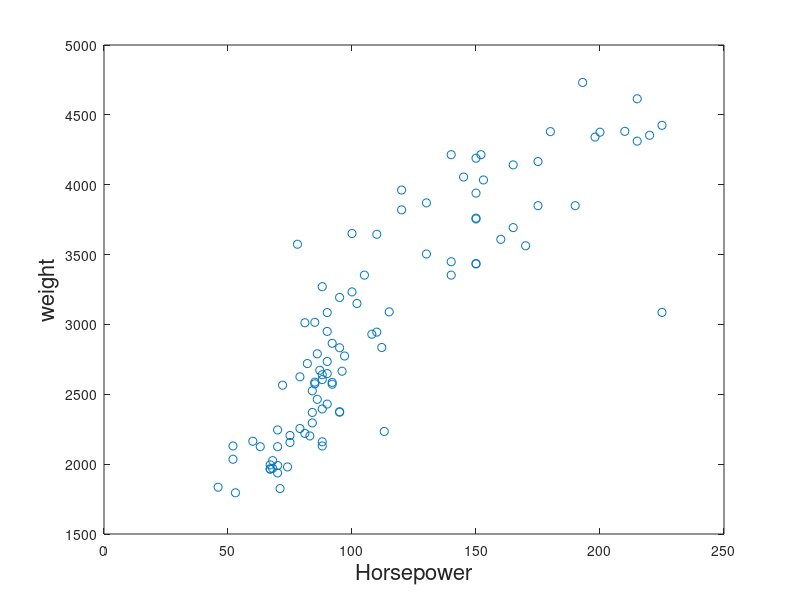

The MATLAB source for this figure: (Note: this script raises an error after producing the figure.)
% Import the data
close all;
clear all;
load carsmall;
X = [Weight,Horsepower,Acceleration];
x=X(:,2);
y=X(:,1);

plot (x, y,'o') ;
xlabel('Horsepower', 'FontSize',16);
ylabel('weight','Fontsize',16);
%% %% Traditional fit

 lsline
 %% 
 [outLTS]=LXS(y,x);
 b = outLTS.beta;
hold('on')
plot(x,b(1)+b(2)*x, 'r','LineWidth' ,1);
legend({'Points' 'Least squares fit' 'Robust fit'});
% Automatic outlier detection
% out=FSR(y,X);

%% %% MR: (Multiple regression data): yXplot

close all;
load carsmall;
X = [Weight,Horsepower,Acceleration];
y=X(:,1);
yXplot(y,X(:,2:3));
